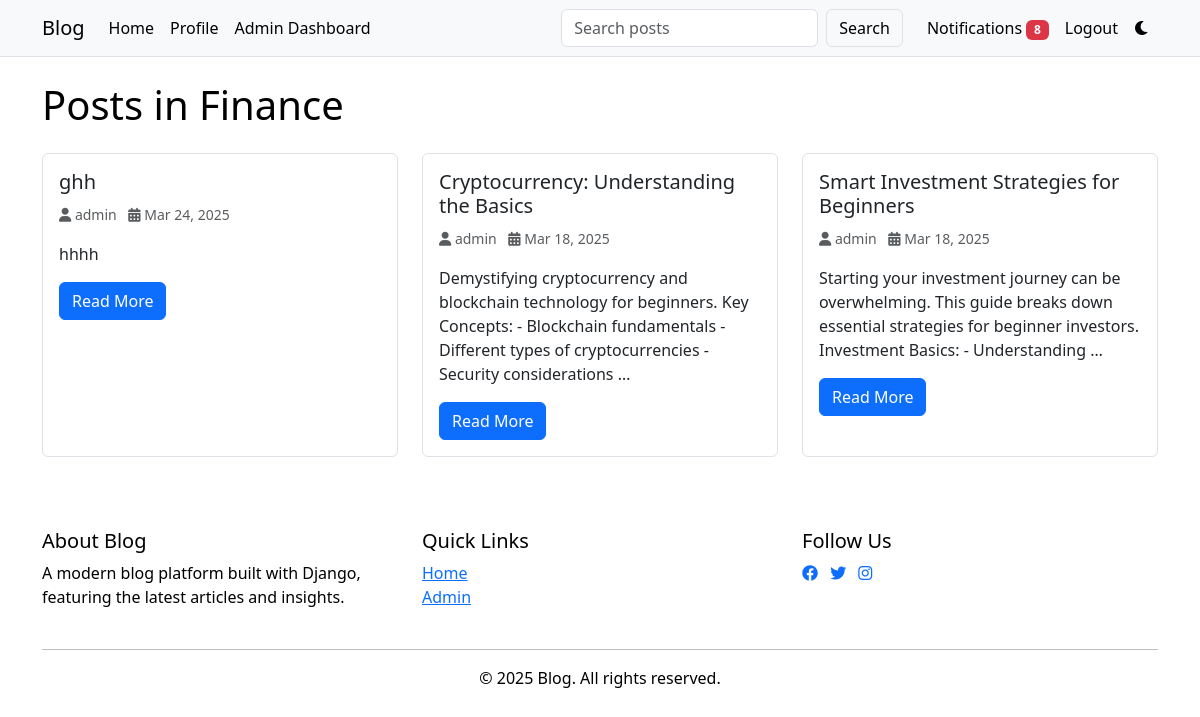
The app's page /category/finance/ (signed in) with its own data.
### core/models.py (models this page shows, shortened)
class Category(models.Model):
    name = models.CharField(max_length=100, unique=True)
    slug = models.SlugField(unique=True, blank=True)
    created_at = models.DateTimeField(auto_now_add=True)
    class Meta:
        verbose_name_plural = 'Categories'
        ordering = ['-created_at']

class Post(models.Model):
    title = models.CharField(max_length=200)
    slug = models.SlugField(unique=True)
    content = models.TextField()
    author = models.ForeignKey(User, on_delete=models.CASCADE, related_name='posts')
    category = models.ForeignKey(Category, on_delete=models.CASCADE, related_name='posts', null=True)
    created_at = models.DateTimeField(auto_now_add=True)
    updated_at = models.DateTimeField(auto_now=True)
    views = models.PositiveIntegerField(default=0)
    likes = models.ManyToManyField(User, related_name='liked_posts', blank=True)
    image = models.ImageField(upload_to='blog_images/', null=True, blank=True)
    class Meta:
        ordering = ['-created_at']

### core/views.py (the view)
# urls.py: path('category/<slug:slug>/', views.category_posts, name='category_posts'),
def category_posts(request, slug):
    category = get_object_or_404(Category, slug=slug)
    posts = Post.objects.filter(category=category)
    paginator = Paginator(posts, 6)
    page = request.GET.get('page')
    posts = paginator.get_page(page)
    context = {
        'category': category,
        'posts': posts,
    }
    return render(request, 'core/category_posts.html', context)

### core/context_processors.py (called while the page is built)
def notification_count(request):
    if request.user.is_authenticated:
        count = request.user.notifications.filter(is_read=False).count()
        return {'unread_notifications_count': count}
    return {'unread_notifications_count': 0}

### core/templates/core/category_posts.html (shortened to what this page needs)
{% extends 'core/base.html' %}
{% block content %}
<div class="container mt-4">
    <div class="row">
        <div class="col-12">
            <h1 class="mb-4">Posts in {{ category.name }}</h1>
        </div>
    </div>
    <div class="row">
        {% for post in posts %}
        <div class="col-md-4">
            <div class="card h-100">
                <div class="card-body">
                    <h5 class="card-title">{{ post.title }}</h5>
                    <p class="card-text text-muted">
                        <small>
                            <i class="fas fa-user"></i> {{ post.author.get_full_name|default:post.author.username }}
                            <i class="fas fa-calendar-alt ms-2"></i> {{ post.created_at|date:"M d, Y" }}
                        </small>
                    </p>
                    <p class="card-text">{{ post.content|striptags|truncatewords:20 }}</p>
                    <a href="{% url 'core:post_detail' post.slug %}" class="btn btn-primary">Read More</a>
                </div>
            </div>
        </div>
        {% if forloop.counter|divisibleby:3 %}
        </div><div class="row mt-4">
        {% endif %}
        {% empty %}
        <div class="col-12">
            <p class="text-center">No posts available in this category.</p>
        </div>
        {% endfor %}
    </div>
</div>
{% endblock %}

### core/templates/core/base.html (style rules this page uses)
:root { --bg-primary: #ffffff; --text-primary: #000000; --bg-secondary: #f8f9fa; --card-bg: #ffffff; --border-color: #dee2e6; --navbar-bg: #f8f9fa; --navbar-text: #000000; --navbar-link: #000000; --navbar-link-hover: #0d6efd; }
body { background-color: var(--bg-primary); color: var(--text-primary); transition: background-color 0.3s, color 0.3s; }
.card { background-color: var(--card-bg); border-color: var(--border-color); transition: transform 0.3s, background-color 0.3s; }

### records on screen
Category: name "Finance"
Post: title "ghh", author.get_full_name "admin", created_at "Mar 24, 2025", content "hhhh"
Post: title "Cryptocurrency: Understanding the Basics", author.get_full_name "admin", created_at "Mar 18, 2025", content "Demystifying cryptocurrency and blockchain technology for beginners. Key Concepts: - Blockchain fundamentals - Different types of cryptocurrencies - Security considerations …"
Post: title "Smart Investment Strategies for Beginners", author.get_full_name "admin", created_at "Mar 18, 2025", content "Starting your investment journey can be overwhelming. This guide breaks down essential strategies for beginner investors. Investment Basics: - Understanding …"
